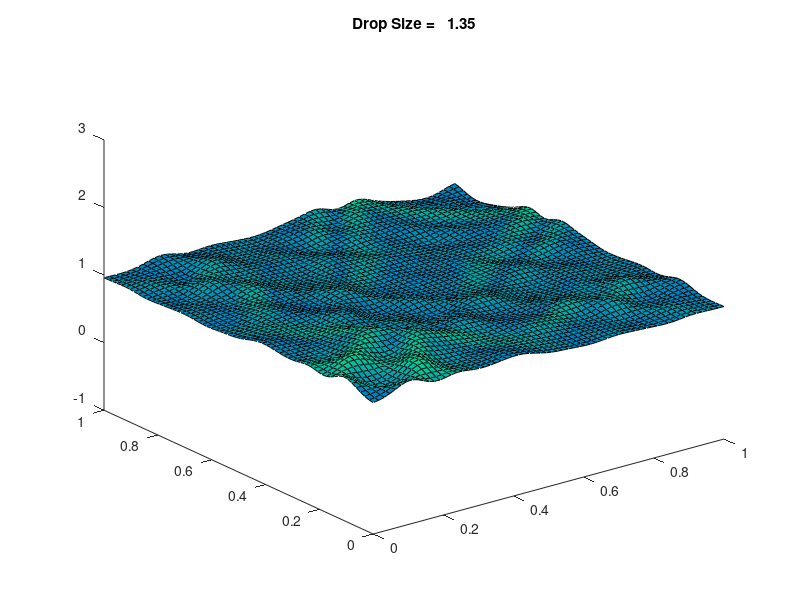

The MATLAB source for this figure:
function [states] = waterwave ( )

% WATER WAVE
% 2D Shallow Water Model
%
% Lax-Wendroff finite difference method.
% Reflective boundary conditions.
% Random water drops initiate gravity waves.
% Surface plot displays height colored by momentum.
% Plot title shows t = simulated time and tv = a measure of total variation.
% An exact solution to the conservation law would have constant tv.
% Lax-Wendroff produces nonphysical oscillations and increasing tv.
%
%  Author:
%
%    Cleve Moler
%
%  Reference:
%
%    http://en.wikipedia.org/wiki/Shallow_water_equations
%    http://www.amath.washington.edu/~rjl/research/tsunamis
%    http://www.amath.washington.edu/~dgeorge/tsunamimodeling.html
%    http://www.amath.washington.edu/~claw/applications/shallow/www

% Parameters

n = 64;                  % grid size
g = 9.8;                 % gravitational constant
dt = 0.02;               % hardwired timestep
dx = 1.0;
dy = 1.0;
nplotstep = 8;           % plot interval
%ndrops = 5;              % maximum number of drops
%dropstep = 500;          % drop interval
a = 1;                  % min size
b = 2;                  % max size
height = (b-a).*rand(1,1) + a;   % initial drop size
D = droplet(height,21);     % simulate a water drop (size,???)

% Initialize graphics

[surfplot,top] = initgraphics(n);


% Outer loop, restarts.
max = 10000; % total time
sample = max/max; % max/n where n is desired number of samples
nstep = 0;
states = zeros(max/sample,4);
test_num = 1;
loc = [16,16]; % grid is 64X64


% Initialize arrays to store states
% Uarray = zeros(max,1);
% Varray = zeros(max,1);
% Harray = zeros(max,1);

while nstep < max
   
   H = ones(n+2,n+2);   U = zeros(n+2,n+2);  V = zeros(n+2,n+2);
   Hx = zeros(n+1,n+1); Ux = zeros(n+1,n+1); Vx = zeros(n+1,n+1);
   Hy = zeros(n+1,n+1); Uy = zeros(n+1,n+1); Vy = zeros(n+1,n+1);
   %ndrop = ceil(rand*ndrops);
     nstep = 0;

   % Inner loop, time steps.

   while nstep < max
       nstep = nstep + 1;

       % initialize water drops
       if nstep < 2;
           w = size(D,1);
           i = 5 +(1:w);
           j = 5 +(1:w);
           H(i,j) = H(i,j) + 0.5*D;
       end
     
       % Reflective boundary conditions
       H(:,1) = H(:,2);      U(:,1) = U(:,2);       V(:,1) = -V(:,2);
       H(:,n+2) = H(:,n+1);  U(:,n+2) = U(:,n+1);   V(:,n+2) = -V(:,n+1);
       H(1,:) = H(2,:);      U(1,:) = -U(2,:);      V(1,:) = V(2,:);
       H(n+2,:) = H(n+1,:);  U(n+2,:) = -U(n+1,:);  V(n+2,:) = V(n+1,:);

       %% Take a half time step to estimate derivatives at middle time.
   
       % x direction
       i = 1:n+1;
       j = 1:n;
   
       % height
       Hx(i,j) = (H(i+1,j+1)+H(i,j+1))/2 - dt/(2*dx)*(U(i+1,j+1)-U(i,j+1));
   
       % x momentum
       Ux(i,j) = (U(i+1,j+1)+U(i,j+1))/2 -  ...
                 dt/(2*dx)*((U(i+1,j+1).^2./H(i+1,j+1) + g/2*H(i+1,j+1).^2) - ...
                            (U(i,j+1).^2./H(i,j+1) + g/2*H(i,j+1).^2));
   
       % y momentum
       Vx(i,j) = (V(i+1,j+1)+V(i,j+1))/2 - ...
                 dt/(2*dx)*((U(i+1,j+1).*V(i+1,j+1)./H(i+1,j+1)) - ...
                            (U(i,j+1).*V(i,j+1)./H(i,j+1)));     
                        
       % y direction
       i = 1:n;
       j = 1:n+1;
   
       % height
       Hy(i,j) = (H(i+1,j+1)+H(i+1,j))/2 - dt/(2*dy)*(V(i+1,j+1)-V(i+1,j));
   
       % x momentum
       Uy(i,j) = (U(i+1,j+1)+U(i+1,j))/2 - ...
                 dt/(2*dy)*((V(i+1,j+1).*U(i+1,j+1)./H(i+1,j+1)) - ...
                            (V(i+1,j).*U(i+1,j)./H(i+1,j)));
       % y momentum
       Vy(i,j) = (V(i+1,j+1)+V(i+1,j))/2 - ...
                 dt/(2*dy)*((V(i+1,j+1).^2./H(i+1,j+1) + g/2*H(i+1,j+1).^2) - ...
                            (V(i+1,j).^2./H(i+1,j) + g/2*H(i+1,j).^2));
   
       %% Now take a full step that uses derivatives at middle point.

       i = 2:n+1;
       j = 2:n+1;
   
       % height
       H(i,j) = H(i,j) - (dt/dx)*(Ux(i,j-1)-Ux(i-1,j-1)) - ...
                         (dt/dy)*(Vy(i-1,j)-Vy(i-1,j-1));
       % x momentum
       U(i,j) = U(i,j) - (dt/dx)*((Ux(i,j-1).^2./Hx(i,j-1) + g/2*Hx(i,j-1).^2) - ...
                         (Ux(i-1,j-1).^2./Hx(i-1,j-1) + g/2*Hx(i-1,j-1).^2)) ...
                       - (dt/dy)*((Vy(i-1,j).*Uy(i-1,j)./Hy(i-1,j)) - ...
                         (Vy(i-1,j-1).*Uy(i-1,j-1)./Hy(i-1,j-1)));
       % y momentum
       V(i,j) = V(i,j) - (dt/dx)*((Ux(i,j-1).*Vx(i,j-1)./Hx(i,j-1)) - ...
                         (Ux(i-1,j-1).*Vx(i-1,j-1)./Hx(i-1,j-1))) ...
                       - (dt/dy)*((Vy(i-1,j).^2./Hy(i-1,j) + g/2*Hy(i-1,j).^2) - ...
                         (Vy(i-1,j-1).^2./Hy(i-1,j-1) + g/2*Hy(i-1,j-1).^2));
   
       %Store H,U,V  
       if mod(nstep,sample) == 0
           states(test_num,:) = [nstep,H(loc(1),loc(2)),U(loc(1),loc(2)),V(loc(1),loc(2))];
           test_num = test_num+1;
           
       end

       % Update plot
       if mod(nstep,nplotstep) == 0
          C = abs(U(i,j)) + abs(V(i,j));  % Color shows momemtum
          t = nstep*dt;
          tv = norm(C,'fro');   
          set(surfplot,'zdata',H(i,j),'cdata',C);
          set(top,'string',sprintf('Drop Size = %6.2f',height)) % t = %6.2f, tv = %6.2f
          drawnow
       end
      
       if all(all(isnan(H))), break, end  % Unstable, restart
   end
end

close(gcf)

  return
end
% ------------------------------------

function D = droplet ( height, width )

% DROPLET  2D Gaussian
% D = droplet(height,width)
%
  [ x, y ] = ndgrid ( -1:(2/(width-1)):1 );

  D = height * exp ( -5 * ( x.^2 + y.^2 ) );

  return
end
% ------------------------------------

function [surfplot,top] = initgraphics(n)

% INITGRAPHICS  Initialize graphics for waterwave.
% [surfplot,top,start,stop] = initgraphics(n)
% returns handles to a surface plot, its title, and two uicontrol toggles.

   clf
   shg
   set(gcf,'numbertitle','off','name','Shallow_water')
   x = (0:n-1)/(n-1);
   surfplot = surf(x,x,ones(n,n),zeros(n,n));
   grid off
   axis([0 1 0 1 -1 3])
   caxis([-1 1])
   shading faceted
   c = (1:64)'/64;
   cyan = [c*0 c c];
   colormap(winter)
   top = title('Shallow Sea Sim');

  return
end
